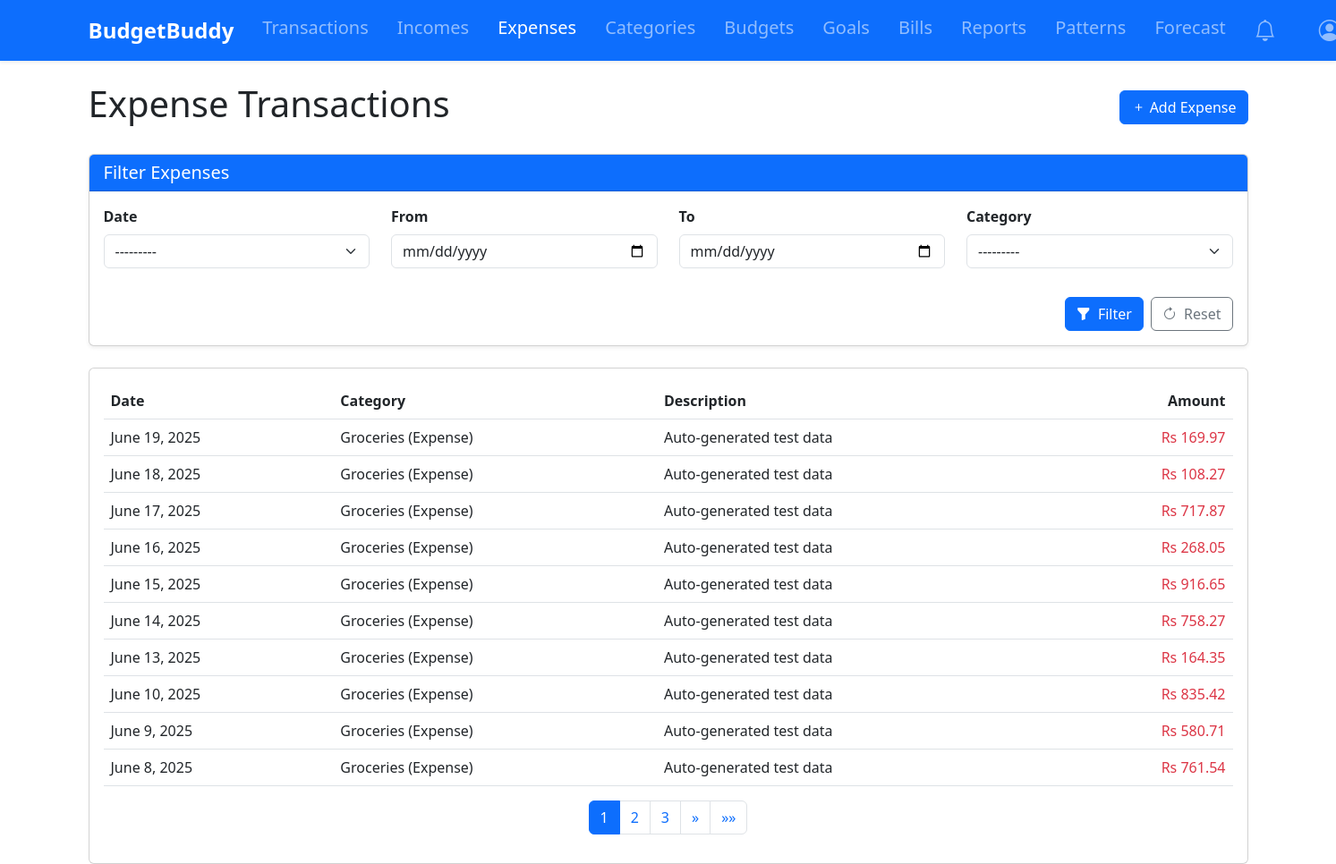
Screenshot of /expenses/ (signed in) with the database file from the repository.
### tracker/models.py (models this page shows, shortened)
class Transaction(models.Model):
    user = models.ForeignKey(User, on_delete=models.CASCADE)
    amount = models.DecimalField(max_digits=10, decimal_places=2, validators=[MinValueValidator(0.01)])
    category = models.ForeignKey(Category, on_delete=models.CASCADE)
    date = models.DateField(default=timezone.now)
    description = models.TextField(blank=True, null=True)

class Category(models.Model):
    name = models.CharField(max_length=100)
    user = models.ForeignKey(User, on_delete=models.CASCADE)
    CATEGORY_TYPES = [
        ('IN', 'Income'),
        ('EX', 'Expense'),
    ]
    category_type = models.CharField(max_length=2, choices=CATEGORY_TYPES)
    def __str__(self):
        return f"{self.name} ({self.get_category_type_display()})"

### tracker/views.py (the view)
# urls.py: path('expenses/', views.expense_list, name='expenses'),
@login_required
def expense_list(request):
    expenses = Transaction.objects.filter(
        user=request.user,
        category__category_type='EX'
    ).order_by('-date')
    expense_filter = ExpenseFilter(request.GET, queryset=expenses, user=request.user)
    expenses = expense_filter.qs
    paginator = Paginator(expenses, 10)
    page_number = request.GET.get('page')
    page_obj = paginator.get_page(page_number)
    context = {
        'page_obj' : page_obj,
        'filter': expense_filter,
    }
    return render(request, 'tracker/expense_list.html', context)

### tracker/context_processors.py (called while the page is built)
def notifications_count(request):
    if request.user.is_authenticated:
        return {
            'unread_notifications_count': Notification.objects.filter(
                user=request.user,
                is_read=False
            ).count()
        }
    return {'unread_notifications_count': 0}

### tracker/utils.py (called while the page is built, shortened)
def check_budget_alerts(user):
    try:
        prefs = NotificationPreference.objects.get(user=user)
    except NotificationPreference.DoesNotExist:
        prefs = NotificationPreference(user=user)
    if not prefs.budget_alerts:
        return
    else:
        budgets = Budget.objects.filter(user=user)

def check_goal_alerts(user):
    try:
        prefs = NotificationPreference.objects.get(user=user)
    except NotificationPreference.DoesNotExist:
        prefs = NotificationPreference(user=user)
    if not prefs.goal_alerts:
        return
    goals = Goal.objects.filter(user=user, completed=False)

def check_bill_reminders(user):
    try:
        prefs = NotificationPreference.objects.get(user=user)
    except NotificationPreference.DoesNotExist:
        prefs = NotificationPreference(user=user)
    if not prefs.bill_reminders:
        return
    upcoming_bills = Bill.objects.filter(
        user=user,
        is_paid=False,
        due_date__lte=timezone.now().date() + timedelta(days=prefs.bill_days_prior)
    )

### templates/tracker/expense_list.html (shortened to what this page needs)
{% extends 'base.html' %}
{% load humanize %}
{% load widget_tweaks %}
{% block content %}
<div class="d-flex justify-content-between align-items-center mb-4">
    <h1>Expense Transactions</h1>
    <a href="{% url 'add_expense' %}" class="btn btn-primary">
        <i class="bi bi-plus"></i> Add Expense
    </a>
</div>
<div class="card shadow-sm mb-4">
    <div class="card-header bg-primary text-white">
        <h5 class="mb-0">Filter Expenses</h5>
    </div>
    <div class="card-body">
        <form method="get">
            <div class="row g-4">
                <div class="col-md-3">
                    <label class="form-label fw-semibold">{{ filter.form.date_range.label }}</label>
                    {{ filter.form.date_range|add_class:"form-select" }}
                </div>
                <div class="col-md-3">
                    <label class="form-label fw-semibold">{{ filter.form.start_date.label }}</label>
                    {{ filter.form.start_date|add_class:"form-control" }}
                </div>
                <div class="col-md-3">
                    <label class="form-label fw-semibold">{{ filter.form.end_date.label }}</label>
                    {{ filter.form.end_date|add_class:"form-control" }}
                </div>
                <div class="col-md-3">
                    <label class="form-label fw-semibold">{{ filter.form.category.label }}</label>
                    {{ filter.form.category|add_class:"form-select" }}
                </div>
                <div class="col-12 d-flex justify-content-end gap-2 pt-2">
                    <button type="submit" class="btn btn-primary">
                        <i class="bi bi-funnel-fill me-1"></i> Filter
                    </button>
                    <a href="{% url 'transactions' %}" class="btn btn-outline-secondary">
                        <i class="bi bi-arrow-clockwise me-1"></i> Reset
                    </a>
                </div>
            </div>
        </form>
    </div>
</div>
<div class="card">
    <div class="card-body">
        <div class="table-responsive">
            <table class="table table-hover">
                <thead>
                    <tr>
                        <th>Date</th>
                        <th>Category</th>
                        <th>Description</th>
                        <th class="text-end">Amount</th>
                    </tr>
                </thead>
                <tbody>
                    {% for expense in page_obj %}
                    <tr>
                        <td>{{ expense.date }}</td>
                        <td>{{ expense.category }}</td>
                        <td>{{ expense.description|default:"-" }}</td>
                        <td class="text-end text-danger">Rs {{ expense.amount|intcomma }}</td>
                    </tr>
                    {% empty %}
                    <tr>
                        <td colspan="4" class="text-center">No expense transactions found.</td>
                    </tr>
                    {% endfor %}
                </tbody>
            </table>
        </div>
        {% if page_obj.paginator.num_pages > 1 %}
        <nav aria-label="Page navigation">
            <ul class="pagination justify-content-center">
                {% for num in page_obj.paginator.page_range %}
                {% if page_obj.number == num %}
                <li class="page-item active"><a class="page-link" href="#">{{ num }}</a></li>
                {% elif num > page_obj.number|add:'-3' and num < page_obj.number|add:'3' %}
                <li class="page-item"><a class="page-link" href="?page={{ num }}">{{ num }}</a></li>
                {% endif %}
                {% endfor %}
                {% if page_obj.has_next %}
                <li class="page-item">
                    <a class="page-link" href="?page={{ page_obj.next_page_number }}" aria-label="Next">
                        <span aria-hidden="true">&raquo;</span>
                    </a>
                </li>
                <li class="page-item">
                    <a class="page-link" href="?page={{ page_obj.paginator.num_pages }}" aria-label="Last">
                        <span aria-hidden="true">&raquo;&raquo;</span>
                    </a>
                </li>
                {% endif %}
            </ul>
        </nav>
        {% endif %}
    </div>
</div>
{% endblock %}

### rows the page displays
Transaction: date "June 19, 2025", category "Groceries (Expense)", description "Auto-generated test data", amount "169.97"
Transaction: date "June 18, 2025", category "Groceries (Expense)", description "Auto-generated test data", amount "108.27"
Transaction: date "June 17, 2025", category "Groceries (Expense)", description "Auto-generated test data", amount "717.87"
Transaction: date "June 16, 2025", category "Groceries (Expense)", description "Auto-generated test data", amount "268.05"
Transaction: date "June 15, 2025", category "Groceries (Expense)", description "Auto-generated test data", amount "916.65"
Transaction: date "June 14, 2025", category "Groceries (Expense)", description "Auto-generated test data", amount "758.27"
Transaction: date "June 13, 2025", category "Groceries (Expense)", description "Auto-generated test data", amount "164.35"
Transaction: date "June 10, 2025", category "Groceries (Expense)", description "Auto-generated test data", amount "835.42"
Transaction: date "June 9, 2025", category "Groceries (Expense)", description "Auto-generated test data", amount "580.71"
Transaction: date "June 8, 2025", category "Groceries (Expense)", description "Auto-generated test data", amount "761.54"

### other values shown
{{ filter.form.date_range.label }} "Date"
{{ filter.form.start_date.label }} "From"
{{ filter.form.end_date.label }} "To"
{{ filter.form.category.label }} "Category"
{{ num }} "1"
{{ num }} "2" "3"
